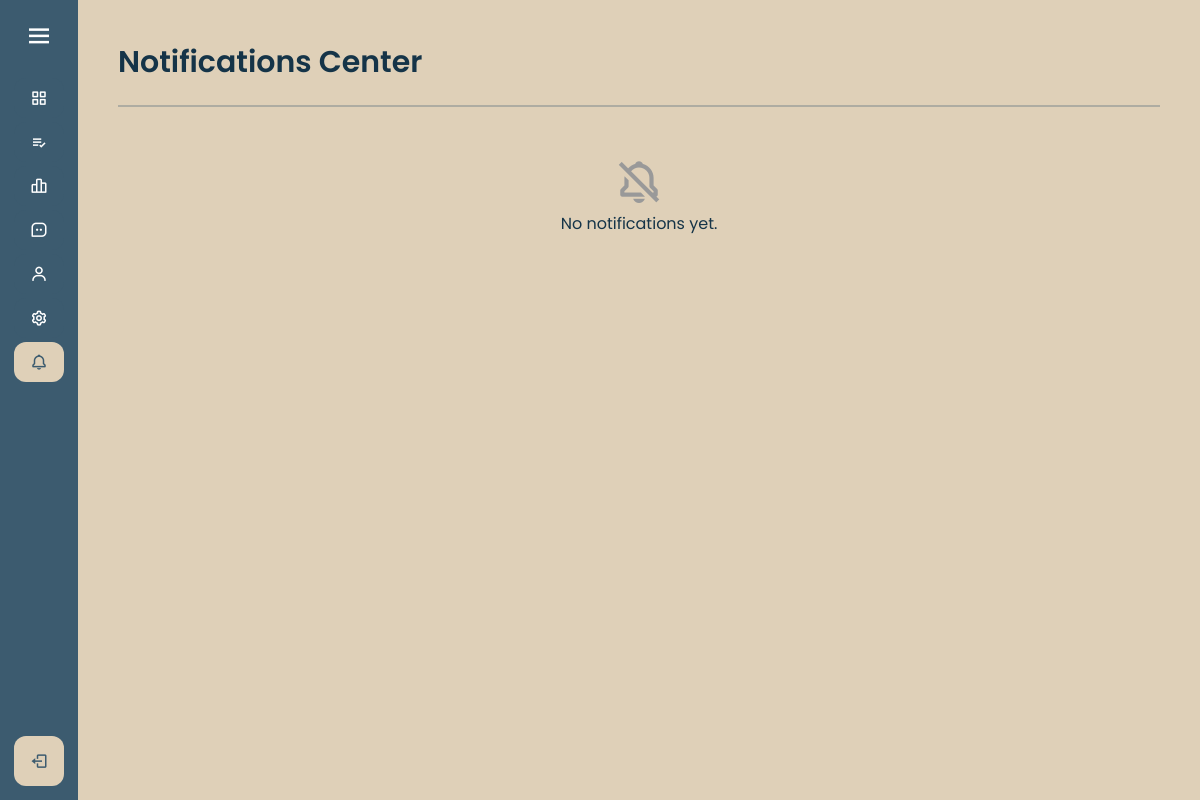
Before: /notifications.php (signed in) with the older database file.
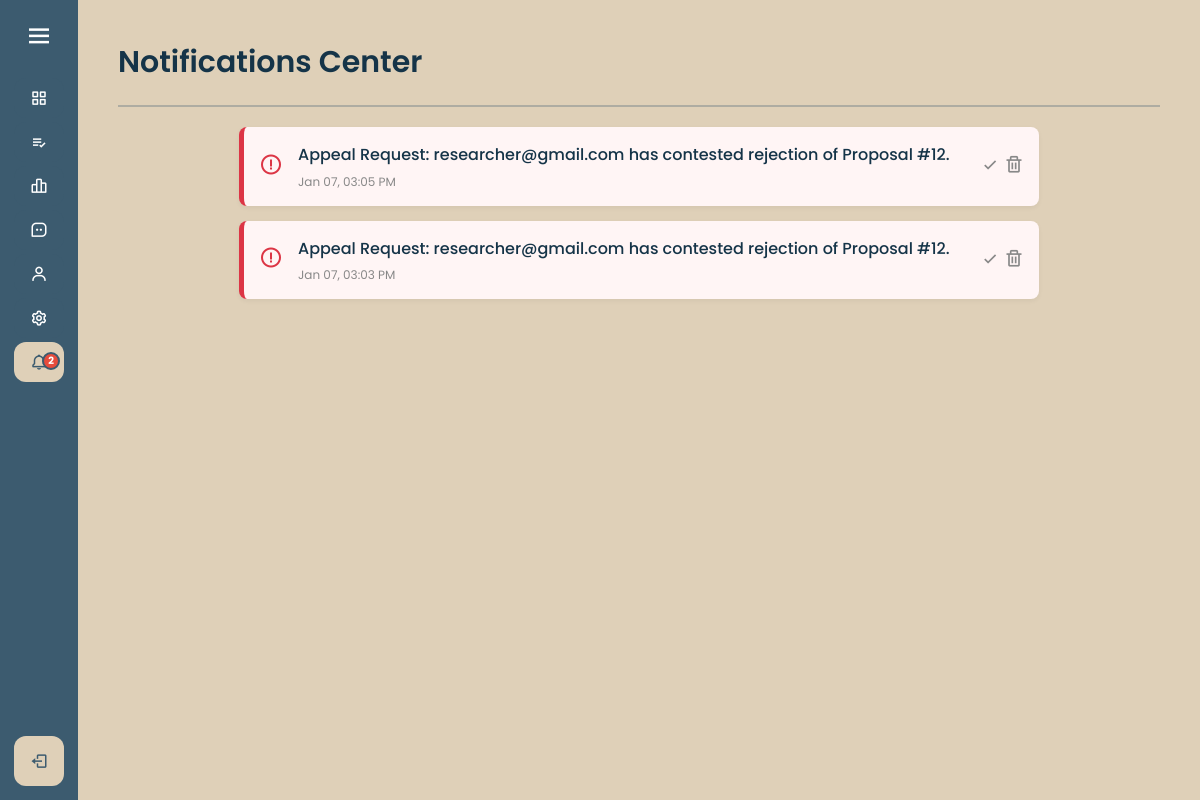
After: the same page with the newer database file.
### tables this page shows
CREATE TABLE `notifications` (
  `id` int(11) NOT NULL,
  `user_email` varchar(255) NOT NULL,
  `message` text NOT NULL,
  `is_read` tinyint(1) DEFAULT 0,
  `created_at` timestamp NOT NULL DEFAULT current_timestamp(),
  `type` enum('info','alert','success','warning') DEFAULT 'info'
);

### notifications.php (the view, shortened to what this page needs)
<?php
require 'config.php';
$email = $_SESSION['email'];
$stmt = $conn->prepare("SELECT * FROM notifications WHERE user_email = ? ORDER BY created_at DESC");
$stmt->bind_param("s", $email);
$stmt->execute();
$result = $stmt->get_result();
?>
<!DOCTYPE html>
<html lang="en">
<head>
    <link rel="stylesheet" href="styling/style.css">
    <link href="https://unpkg.com/boxicons@2.1.4/css/boxicons.min.css" rel="stylesheet">
</head>
<body>
    <?php include 'sidebar.php'; ?>
    <section class="home-section">
        <div class="welcome-text">Notifications Center</div>
        <hr style="border: 1px solid #3C5B6F; opacity: 0.3; margin: 20px 0;">
        <div class="notif-container">
            <?php if ($result->num_rows > 0): ?>
                <?php while ($row = $result->fetch_assoc()): ?>
                    <?php
                        $is_appeal = stripos($row['message'], 'appeal') !== false;
                        $card_class = $is_appeal ? 'appeal' : '';
                        $icon = $is_appeal ? 'bx-error-circle' : 'bx-bell';
                    ?>
                    <div class="notif-card <?= $card_class ?>">
                        <div class="notif-icon">
                            <i class='bx <?= $icon ?>'></i>
                        </div>
                        <div class="notif-content">
                            <p class="notif-msg"><?= htmlspecialchars($row['message']) ?></p>
                            <span class="notif-time">
                                <?= date('M d, h:i A', strtotime($row['created_at'])) ?>
                            </span>
                        </div>
                        <div class="notif-actions">
                            <form method="POST">
                                <?php if ($row['is_read'] == 0): ?>
                                    <button type="submit" name="mark_read" class="btn-icon" title="Mark as Read">
                                        <i class='bx bx-check'></i>
                                    </button>
                                <?php endif; ?>
                                <button type="submit" name="delete_notif" class="btn-icon delete" title="Delete">
                                    <i class='bx bx-trash'></i>
                                </button>
                            </form>
                        </div>
                    </div>
                <?php endwhile; ?>
            <?php else: ?>
                <div style="text-align: center; color: #999; margin-top: 50px;">
                    <i class='bx bx-bell-off' style="font-size: 50px;"></i>
                    <p>No notifications yet.</p>
                </div>
            <?php endif; ?>
        </div>
    </section>
</body>
</html>

### sidebar.php (shortened to what this page needs)
<?php
require_once 'config.php';
$current = basename($_SERVER['PHP_SELF']);
$dashboardLink = 'index.php';
if (isset($_SESSION['role'])) {
    switch ($_SESSION['role']) {
        case 'hod': $dashboardLink = 'hod_page.php'; break;
    }
}
$unread_count = 0;
if (isset($_SESSION['email']) && isset($conn)) {
    $n_stmt = $conn->prepare("SELECT COUNT(*) as count FROM notifications WHERE user_email = ? AND is_read = 0");
    $n_stmt->bind_param("s", $_SESSION['email']);
    $n_stmt->execute();
    $unread_count = (int)($n_stmt->get_result()->fetch_assoc()['count'] ?? 0);
}
?>
<div class="sidebar" id="sidebar">
    <div class="logo-details">
        <i class='bx bx-menu' id="btn" onclick="toggleSidebar()"></i>
    </div>
    <ul class="nav-list">
        <li>
            <a href="<?= $dashboardLink ?>" class="<?= $current == basename($dashboardLink) ? 'active' : '' ?>">
                <i class='bx bx-grid-alt'></i>
            </a>
        </li>
        <?php if (isset($_SESSION['role']) && $_SESSION['role'] == 'hod'): ?>
            <li>
                <a href="hod_proposal_management.php" class="<?= $current == 'hod_proposal_management.php' ? 'active' : '' ?>">
                    <i class='bx bx-list-check'></i>
                </a>
            </li>
            <li>
                <a href="hod_research_tracking.php" class="<?= $current == 'hod_research_tracking.php' ? 'active' : '' ?>">
                    <i class='bx bx-bar-chart-alt-2'></i>
                </a>
            </li>
            <li>
                <a href="hod_appeal_cases.php" class="<?= $current == 'hod_appeal_cases.php' ? 'active' : '' ?>">
                    <i class='bx bx-message-square-dots'></i>
                </a>
            </li>
        <?php endif; ?>
        <li>
            <a href="profile.php" class="<?= $current == 'profile.php' ? 'active' : '' ?>">
                <i class='bx bx-user'></i>
            </a>
        </li>
        <li>
            <a href="settings.php" class="<?= $current == 'settings.php' ? 'active' : '' ?>">
                <i class='bx bx-cog'></i>
            </a>
        </li>
        <li>
            <a href="notifications.php" class="<?= $current == 'notifications.php' ? 'active' : '' ?>" style="position: relative;">
                <i class='bx bx-bell'></i>
                <?php if ($unread_count > 0): ?>
                    <span class="notif-badge"><?= $unread_count ?></span>
                <?php endif; ?>
            </a>
        </li>
        <li class="profile">
            <a href="logout.php">
                <i class='bx bx-log-out' id="log_out"></i>
            </a>
        </li>
    </ul>
</div>

### styling/style.css (style rules this page uses)
* { margin: 0; padding: 0; box-sizing: border-box; font-family: "Poppins", sans-serif; }
body { background-color: #DFD0B8; }
.sidebar { position: fixed; left: 0; top: 0; height: 100%; width: 78px; background: #3C5B6F; padding: 6px 14px; z-index: 999; transition: all 0.5s ease; }
.sidebar .logo-details { height: 60px; display: flex; align-items: center; position: relative; }
.sidebar .logo-details i { color: #fff; font-size: 30px; margin-right: 15px; cursor: pointer; transition: all 0.5s ease; min-width: 50px; text-align: center; }
.sidebar .nav-list { margin-top: 20px; height: 100%; }
.sidebar li { position: relative; margin: 8px 0; list-style: none; }
.sidebar li a { display: flex; height: 100%; width: 100%; border-radius: 12px; align-items: center; text-decoration: none; transition: all 0.4s ease; background: #3C5B6F; }
.sidebar li a:hover, .sidebar li a.active { background: #DFD0B8; }
.sidebar li a i { color: #fff; height: 50px; min-width: 50px; font-size: 20px; text-align: center; line-height: 50px; }
.sidebar li a:hover i, .sidebar li a.active i { color: #3C5B6F; }
.home-section { position: relative; background-color: #DFD0B8; min-height: 100vh; top: 0; left: 78px; width: calc(100% - 78px); transition: all 0.5s ease; z-index: 1; padding: 40px; color: #153448; }
.home-section .welcome-text { color: #153448; font-size: 30px; font-weight: 600; margin-bottom: 10px; display: flex; align-items: center; gap: 10px; }
.home-section p, .home-section li, .home-section td, .home-section label { color: #153448; font-size: 16px; line-height: 1.6; }
.notif-container { max-width: 800px; margin: 0 auto; }
.notif-card { display: flex; background: #fff; border-radius: 8px; padding: 15px; margin-bottom: 15px; border-left: 5px solid #007bff; box-shadow: 0 2px 5px rgba(0,0,0,0.05); align-items: center; transition: transform 0.2s; }
.notif-card.appeal { border-left-color: #dc3545; background: #fff5f5; }
.notif-icon { font-size: 24px; margin-right: 15px; color: #007bff; }
.notif-card.appeal .notif-icon { color: #dc3545; }
.notif-content { flex: 1; }
.notif-msg { margin: 0; font-size: 15px; color: #333; font-weight: 500; }
.notif-time { font-size: 12px; color: #888; display: block; margin-top: 5px; }
.notif-actions { display: flex; gap: 10px; }
.btn-icon { background: none; border: none; cursor: pointer; font-size: 20px; color: #888; transition: 0.3s; }
.notif-badge { position: absolute; top: 10px; left: 28px; height: 18px; width: 18px; background-color: #e74c3c; color: #fff; border-radius: 50%; font-size: 10px; font-weight: bold; display: flex; align-items: center; justify-content: center; z-index: 10; border: 2px solid #3C5B6F; animation: pulse-red 2s infinite; }
.sidebar .nav-list { display: flex; flex-direction: column; height: calc(100vh - 60px); padding-bottom: 20px; margin-top: 10px; overflow-y: auto; overflow-x: hidden; }
.sidebar li { position: relative; margin: 2px 0; list-style: none; }
.sidebar li a i { color: #fff; height: 40px; min-width: 50px; font-size: 18px; text-align: center; line-height: 40px; }
.sidebar li.profile { margin-top: auto !important; margin-bottom: 10px !important; background: #DFD0B8 !important; border-radius: 12px !important; transition: all 0.3s ease; height: 50px; display: flex; align-items: center; }
.sidebar li.profile a { background: transparent !important; height: 100%; }
.sidebar li.profile a i { color: #3C5B6F !important; height: 50px; line-height: 50px; }

Changed rows visible on the page:
added notifications: message "Appeal Request: researcher@gmail.com has contested rejection of Proposal #12.", created_at "Jan 07, 03:05 PM", is_read 0 (drawn)
added notifications: message "Appeal Request: researcher@gmail.com has contested rejection of Proposal #12.", created_at "Jan 07, 03:03 PM", is_read 0 (drawn)
Other visible differences:
$unread_count: (not shown) → "2"
text no longer shown: "No notifications yet."
